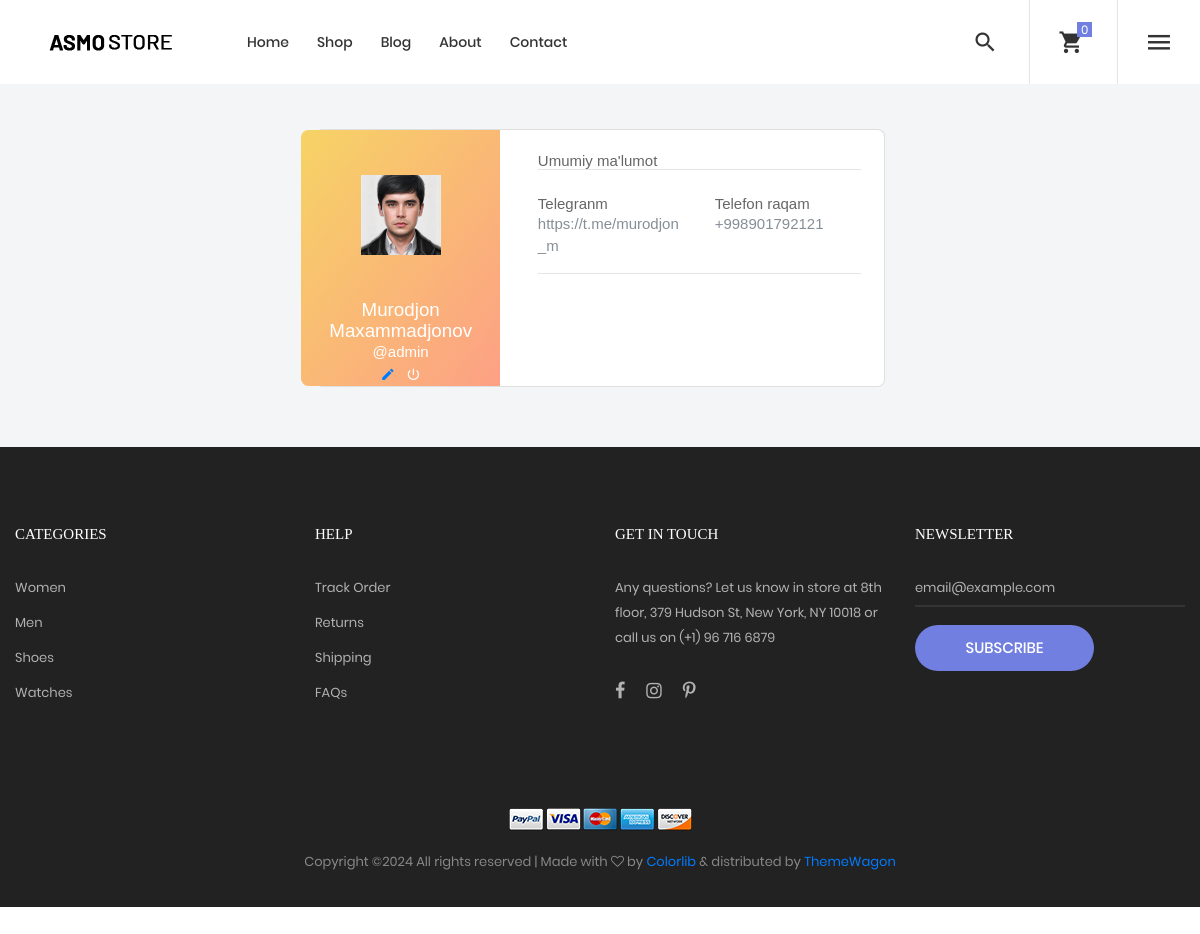
/my-accaunt/admin/ (signed in), run on the app's committed database.
### asmo/models.py (models this page shows, shortened)
class UserProfile(models.Model):
    photo = models.ImageField(upload_to='img_users/', null=True, blank=True, verbose_name='Rasm')
    user = models.OneToOneField(User, on_delete=models.CASCADE, verbose_name='Foydalanuvchi')
    first_name = models.CharField(max_length=30, null=True, blank=True, verbose_name='Ism')
    last_name = models.CharField(max_length=30, null=True, blank=True, verbose_name='Familiya')
    phone = models.CharField(max_length=20, null=True, blank=True, verbose_name='Telefon')
    telegram = models.URLField(null=True, blank=True, verbose_name='Telegram')
    class Meta:
        verbose_name = 'Foydalanuvchi profili'
        verbose_name_plural = 'Foydalanuvchi profillari'

### asmo/views.py (the view)
# urls.py: path('my-accaunt/<str:username>/', views.user_profile, name='user_profile'),
def user_profile(request, username):
    user = User.objects.get(username=username)
    if request.user != user:
        messages.error(request, 'Siz faqat o\'zingizni profilingizni ko\'ra olasiz!')
        return redirect('login')
    context = {
        'user': user,
        'title': f'{user.username} profili',
    }
    try:
        user_profile = UserProfile.objects.get(user=user)
        context['user_profile'] = user_profile
    except:
        pass
    return render(request, 'asmo/my_accaunt.html', context)

### asmo/templates/asmo/my_accaunt.html (shortened to what this page needs)
{% extends 'base.html' %}
{% load static %}
{% block main %}
<section class="vh-100" style="background-color: #f4f5f7;">
    <div class="container py-5 h-100">
        <div class="row d-flex justify-content-center align-items-center h-100">
            <div class="col col-lg-6 mb-4 mb-lg-0">
                <div class="card mb-3" style="border-radius: .5rem;">
                    <div class="row g-0">
                        <div class="col-md-4 gradient-custom text-center text-white"
                             style="border-top-left-radius: .5rem; border-bottom-left-radius: .5rem;">
                            <img src="{{ user_profile.photo.url }}" alt="Avatar" class="img-fluid my-5" style="width: 80px;"/>
                            <h5>{{ user_profile.first_name }} {{ user_profile.last_name }}</h5>
                            <p>@{{ user.username }}</p>
                            <a href="{% url 'user_profile_edit' user.username %}"><i class="zmdi zmdi-edit"></i></a>
                             <a href="{% url 'logout' %}" style="color: white; margin-left: 10px;"><i class="zmdi zmdi-power"></i></a>
                        </div>
                        <div class="col-md-8">
                            <div class="card-body p-4">
                                <h6>Umumiy ma'lumot</h6>
                                <hr class="mt-0 mb-4">
                                <div class="row pt-1">
                                    <div class="col-6 mb-3">
                                        <h6>Telegranm</h6>
                                        <p class="text-muted">{{user_profile.telegram}}</p>
                                    </div>
                                    <div class="col-6 mb-3">
                                        <h6>Telefon raqam</h6>
                                        <p class="text-muted">{{ user_profile.phone }}</p>
                                    </div>
                                </div>
                                <hr class="mt-0 mb-4">
                                <div class="row pt-1">
                                </div>
                            </div>
                        </div>
                    </div>
                </div>
            </div>
        </div>
    </div>
</section>
{% endblock main %}

### static/css/main.css (style rules this page uses)
.container { max-width: 1380px; }
@media (max-width: 1600px) { .container { max-width: 1200px; } }
.gradient-custom { background: #f6d365; background: -webkit-linear-gradient(to right bottom, rgba(246, 211, 101, 1), rgba(253, 160, 133, 1)); background: linear-gradient(to right bottom, rgba(246, 211, 101, 1), rgba(253, 160, 133, 1)) }

### data on the page
UserProfile: photo (picture), first_name "Murodjon", last_name "Maxammadjonov", telegram "https://t.me/murodjon_m", phone "+998901792121"

### other printed values
{{ user.username }} "admin"
